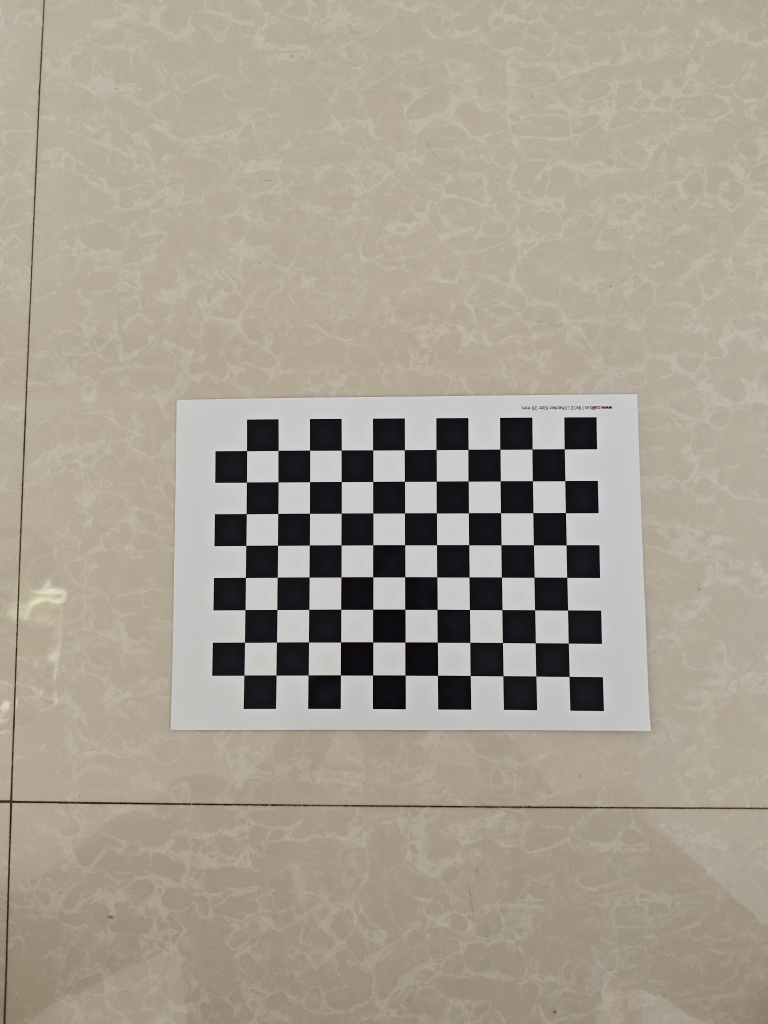
#> input picture pic/photo_calib/0.jpg, 3072 x 4096 px (shown at 1/4 size); its folder holds only this picture in this run
$ python run_calib.py
#> lines starting #> are read from the running program, lines starting #| are printed output that depends on the picture; long printed decimals are rounded
import os
import numpy as np
import cv2
import glob


def calib(inter_corner_shape, size_per_grid, img_dir, img_type):
    #计算内参和畸变系数，并返回内参矩阵和畸变系数矩阵
    # 计算反投影误差，评估结果好坏
    # criteria: only for subpix calibration, which is not used here.
    # criteria = (cv2.TERM_CRITERIA_EPS + cv2.TERM_CRITERIA_MAX_ITER, 30, 0.001)
#> called with inter_corner_shape = (11, 8), size_per_grid = 0.02, img_dir = '../pic/photo_calib', img_type = 'jpg'
    w, h = inter_corner_shape
    # cp_int: corner point in int form, save the coordinate of corner points in world space in 'int' form
    # like (0,0,0), (1,0,0), (2,0,0) ....,(10,7,0).
    cp_int = np.zeros((w * h, 3), np.float32)  # 返回来一个给定形状和类型的用0填充的数组  54行3列
    cp_int[:, :2] = np.mgrid[0:w, 0:h].T.reshape(-1, 2)  # 三维网格坐标划分  行2列

    # cp_world: corner point in world space, save the coordinate of corner points in world space.
    cp_world = cp_int * size_per_grid

    obj_points = []  # the points in world space
    img_points = []  # the points in image space (relevant to obj_points)
    images = glob.glob(img_dir + os.sep + '**.' + img_type)
    for fname in images:
        img = cv2.imread(fname)
#> img is the input picture: shape (4096, 3072, 3); mean B, G, R 145.3, 158.6, 166.9
        gray_img = cv2.cvtColor(img, cv2.COLOR_BGR2GRAY)
        # find the corners, cp_img: corner points in pixel space.
        ret, cp_img = cv2.findChessboardCorners(gray_img, (w, h), None)
#> ret = True; cp_img = 88 rows, first 8: [2277.5, 2706.7], [2144.5, 2705.4], [2012.9, 2704.3], [1882, 2703.4], [1751.6, 2702.3], [1621.6, 2701.8], [1492, 2701.5], [1362.8, 2700.9]
        # if ret is True, save.
        if ret == True:
            # cv2.cornerSubPix(gray_img,cp_img,(11,11),(-1,-1),criteria)
            obj_points.append(cp_world)
            img_points.append(cp_img)
            # view the corners
            cv2.drawChessboardCorners(img, (w, h), cp_img, ret)
            cv2.namedWindow('FoundCorners', cv2.WINDOW_NORMAL)
            cv2.resizeWindow("FoundCorners", 600, 600)  # 设置窗口大小
            cv2.imshow('FoundCorners', img)
            cv2.waitKey(1)
    cv2.destroyAllWindows()
    # calibrate the camera
    ret, mat_inter, coff_dis, v_rot, v_trans = cv2.calibrateCamera(obj_points, img_points, gray_img.shape[::-1],
                                                                   None,None)
#> ret = 0.381; mat_inter = [[2561.1, 0, 1545.1], [0, 2567.8, 2122.9], [0, 0, 1]]; coff_dis = [[0.159, -1.43, 0.00714, 0.000254, 5.6]]; v_rot = ([0.0402, 0.0765, 3.14],); v_trans = ([0.112, 0.0887, 0.396],)
    #    print(("ret:"), ret)
    print(("internal matrix:\n"), mat_inter)
#| internal matrix:
#|  [[2.56112670e+03 0.00000000e+00 1.54508987e+03]
#|  [0.00000000e+00 2.56776018e+03 2.12286906e+03]
#|  [0.00000000e+00 0.00000000e+00 1.00000000e+00]]
    # in the form of (k_1,k_2,p_1,p_2,k_3)
    print(("------------------------------------------------------------------"))
    print(("distortion cofficients:\n"), coff_dis)  # 畸变系数k1,k2,k3径向畸变系数, p1,p2是切向畸变系数。
#| distortion cofficients:
#|  [[ 1.59265855e-01 -1.43271626e+00  7.14029450e-03  2.54302538e-04
#|    5.59814809e+00]]
    print(("------------------------------------------------------------------"))
    print(("rotation vectors:\n"), v_rot)
#| rotation vectors:
#|  (array([[0.04023],
#|        [0.07652],
#|        [3.138]]),)
    print(("------------------------------------------------------------------"))
    print(("translation vectors:\n"), v_trans)
#| translation vectors:
#|  (array([[0.1118],
#|        [0.08867],
#|        [0.396]]),)
    print(("------------------------------------------------------------------"))
    # calculate the error of reproject
    # 反投影误差
    # 通过反投影误差，我们可以来评估结果的好坏。越接近0，说明结果越理想。
    # 通过之前计算的内参数矩阵、畸变系数、旋转矩阵和平移向量，使用cv2.projectPoints()计算三维点到二维图像的投影，
    # 然后计算反投影得到的点与图像上检测到的点的误差，最后计算一个对于所有标定图像的平均误差，这个值就是反投影误差
    total_error = 0
    for i in range(len(obj_points)):
        img_points_repro, _ = cv2.projectPoints(obj_points[i], v_rot[i], v_trans[i], mat_inter, coff_dis)
        error = cv2.norm(img_points[i], img_points_repro, cv2.NORM_L2) / len(img_points_repro)
        total_error += error
#> this loop made 1 pass
#> (error, total_error) on pass 1: (0.0406, 0.0406)
#> after the loop, total_error = 0.0406
    print(("Average Error of Reproject: "), total_error / len(obj_points))
#| Average Error of Reproject:  0.04058
    return mat_inter, coff_dis


def dedistortion(inter_corner_shape, img_dir, img_type, save_dir, mat_inter, coff_dis):
    # 对每张图像进行去畸变，并保存
    w, h = inter_corner_shape
    images = glob.glob(img_dir + os.sep + '**.' + img_type)
    for fname in images:
        img_name = fname.split(os.sep)[-1]
        img = cv2.imread(fname)
        # 计算最优的相机矩阵
        newcameramtx, roi = cv2.getOptimalNewCameraMatrix(mat_inter, coff_dis, (w, h), 1, (w, h))  # 自由比例参数
        # 对图像进行去畸变
        dst = cv2.undistort(img, mat_inter, coff_dis, None, newcameramtx)
        # 解包 roi(感兴趣区域)
        #x, y, roi_w, roi_h = roi
        # 根据roi裁剪图像
        #dst= dst[y:y + roi_h, x:x + roi_w]
        # 保存去畸变后的图像
        cv2.imwrite(save_dir + os.sep + img_name, dst)
    print('Dedistorted images have been saved to: %s successfully.' % save_dir)


if __name__ == '__main__':
    inter_corner_shape = (11, 8)
    size_per_grid = 0.02
    img_dir = "../pic/photo_calib"
    img_type = "jpg"
    # calibrate the camera
    mat_inter, coff_dis = calib(inter_corner_shape, size_per_grid, img_dir, img_type)
#> coff_dis = [[0.159, -1.43, 0.00714, 0.000254, 5.6]]
    # dedistort and save the dedistortion result.
    save_dir = "../pic/photo5-ch"
    if (not os.path.exists(save_dir)):
        os.makedirs(save_dir)
    dedistortion(inter_corner_shape, img_dir, img_type, save_dir, mat_inter, coff_dis)
#> in dedistortion, `newcameramtx, roi = cv2.getOptimalNewCameraMatrix(mat_inter, coff_dis,..`: newcameramtx = [[5445.9, 0, 571.3], [0, 2338.1, 340.1], [0, 0, 1]]; roi = (0, 0, 0, 0)
#> in dedistortion, `dst = cv2.undistort(img, mat_inter, coff_dis, None, newcameramtx)`:
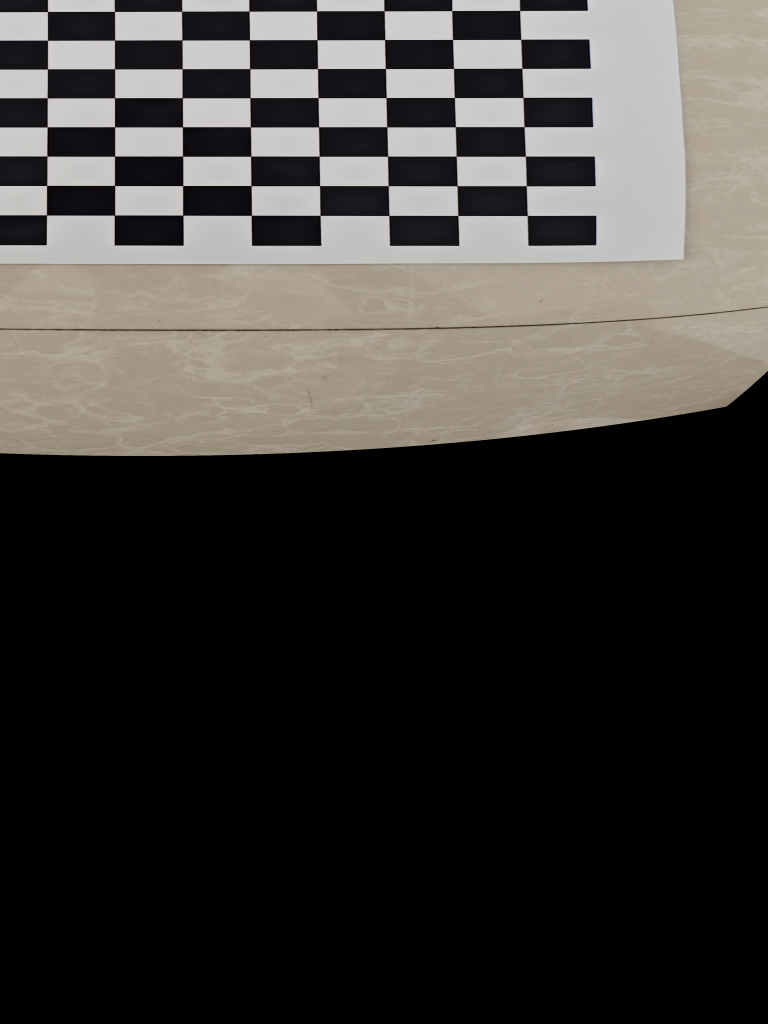
#> dst: shape (4096, 3072, 3) (shown at 1/4 size); mean B, G, R 56.8, 59.8, 62.2

$ run again, on pic/photo_calib/12.jpg
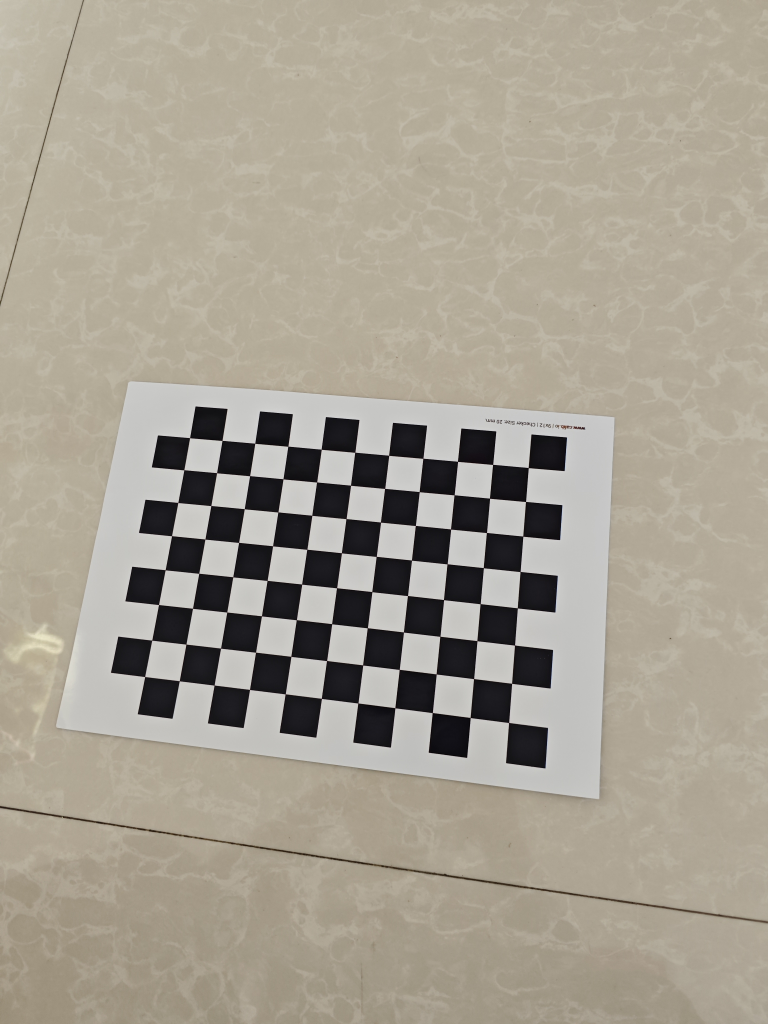
#> input picture pic/photo_calib/12.jpg, 3072 x 4096 px (shown at 1/4 size)
#> in calib, img is the input picture: shape (4096, 3072, 3); mean B, G, R 146.7, 160.4, 167.1
#> in calib, `ret, cp_img = cv2.findChessboardCorners(gray_img, (w, h), None)`: ret = True; cp_img = 88 rows, first 8: [2035.9, 2891.4], [1881.9, 2871.5], [1730.2, 2851.5], [1581.2, 2832.4], [1433.2, 2813.2], [1286.9, 2794.7], [1142.2, 2776.6], [999.6, 2759.4]
#> in calib, `ret, mat_inter, coff_dis, v_rot, v_trans = cv2.calibrateCamera(obj_poi..`: ret = 0.464; mat_inter = [[2578.4, 0, 1556.6], [0, 2574.9, 2137.3], [0, 0, 1]]; coff_dis = [[0.137, -0.874, 0.00497, -0.00124, 2.03]]; v_rot = ([-0.143, -0.294, -3.01],); v_trans = ([0.0627, 0.0986, 0.341],)
#| internal matrix:
#|  [[2.57838761e+03 0.00000000e+00 1.55662853e+03]
#|  [0.00000000e+00 2.57487246e+03 2.13731930e+03]
#|  [0.00000000e+00 0.00000000e+00 1.00000000e+00]]
#| distortion cofficients:
#|  [[ 1.36898898e-01 -8.74259650e-01  4.96776156e-03 -1.23589532e-03
#|    2.03398216e+00]]
#| rotation vectors:
#|  (array([[-0.1429],
#|        [-0.2943],
#|        [-3.015]]),)
#| translation vectors:
#|  (array([[0.06268],
#|        [0.09864 ],
#|        [0.3407  ]]),)
#> the loop in calib, `for i in range(len(obj_points)):` made 1 pass
#> (error, total_error) on pass 1: (0.0494, 0.0494)
#> after the loop in calib, `for i in range(len(obj_points)):`: total_error = 0.0494
#| Average Error of Reproject:  0.04945
#> `mat_inter, coff_dis = calib(inter_corner_shape, size_per_grid, img_dir..`: coff_dis = [[0.137, -0.874, 0.00497, -0.00124, 2.03]]
#> newcameramtx = [[3520.6, 0, 869], [0, 1397.4, 479.7], [0, 0, 1]]; roi = (0, 0, 0, 0)
#> in dedistortion, `dst = cv2.undistort(img, mat_inter, coff_dis, None, newcameramtx)`:
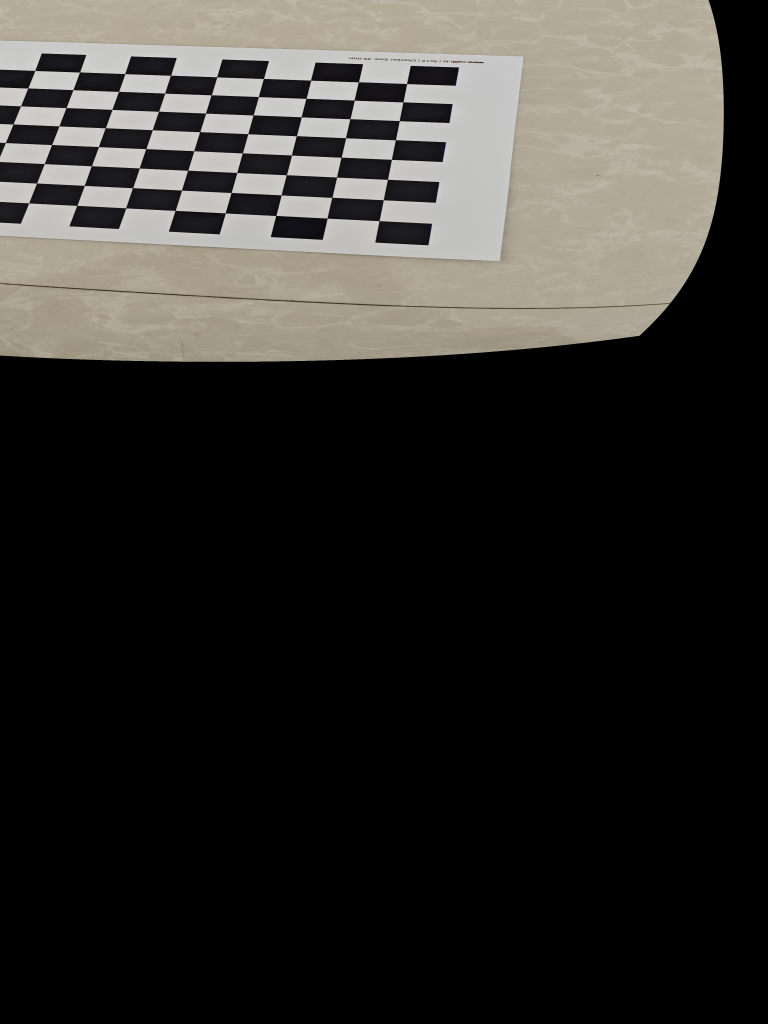
#> dst: shape (4096, 3072, 3) (shown at 1/4 size); mean B, G, R 44.9, 48.2, 49.9

$ run again, on pic/photo_calib/13.jpg
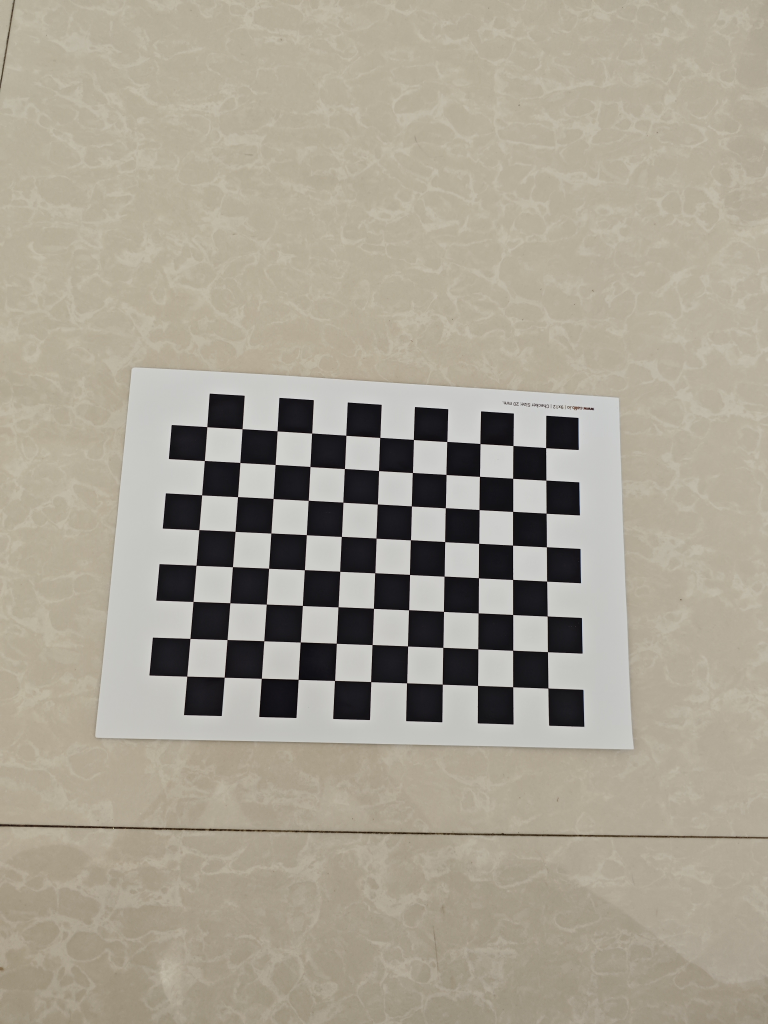
#> input picture pic/photo_calib/13.jpg, 3072 x 4096 px (shown at 1/4 size)
#> in calib, img is the input picture: shape (4096, 3072, 3); mean B, G, R 147.1, 161.5, 168
#> in calib, `gray_img = cv2.cvtColor(img, cv2.COLOR_BGR2GRAY)`:
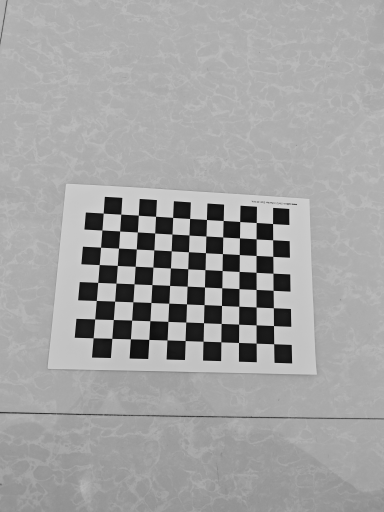
#> gray_img: shape (4096, 3072) (shown at 1/8 size); min 0, max 223, mean 161.7
#> in calib, `ret, cp_img = cv2.findChessboardCorners(gray_img, (w, h), None)`: ret = True; cp_img = 88 rows, first 8: [2192.6, 2753.5], [2052.2, 2748.4], [1911.5, 2742.7], [1770.4, 2737.7], [1627.9, 2732.5], [1484.1, 2727.7], [1339.9, 2723.4], [1194, 2718.5]
#> in calib, `ret, mat_inter, coff_dis, v_rot, v_trans = cv2.calibrateCamera(obj_poi..`: ret = 0.429; mat_inter = [[3204.2, 0, 1576.3], [0, 3224.9, 2100.2], [0, 0, 1]]; coff_dis = [[0.194, -1.71, 0.00581, 0.00347, 6.1]]; v_rot = ([0.158, -0.29, -3.08],); v_trans = ([0.0867, 0.0913, 0.457],)
#| internal matrix:
#|  [[3.20417936e+03 0.00000000e+00 1.57633008e+03]
#|  [0.00000000e+00 3.22490555e+03 2.10024814e+03]
#|  [0.00000000e+00 0.00000000e+00 1.00000000e+00]]
#| distortion cofficients:
#|  [[ 1.94418127e-01 -1.71356014e+00  5.81497983e-03  3.47114454e-03
#|    6.10426183e+00]]
#| rotation vectors:
#|  (array([[ 0.1579],
#|        [-0.2904],
#|        [-3.082]]),)
#| translation vectors:
#|  (array([[0.08666],
#|        [0.09132],
#|        [0.4567 ]]),)
#> the loop in calib, `for i in range(len(obj_points)):` made 1 pass
#> (error, total_error) on pass 1: (0.0458, 0.0458)
#> after the loop in calib, `for i in range(len(obj_points)):`: total_error = 0.0458
#| Average Error of Reproject:  0.04576
#> `mat_inter, coff_dis = calib(inter_corner_shape, size_per_grid, img_dir..`: coff_dis = [[0.194, -1.71, 0.00581, 0.00347, 6.1]]
#> newcameramtx = [[4008.8, 0, 957.6], [0, 1643.6, 521.9], [0, 0, 1]]; roi = (0, 0, 0, 0)
#> in dedistortion, `dst = cv2.undistort(img, mat_inter, coff_dis, None, newcameramtx)`:
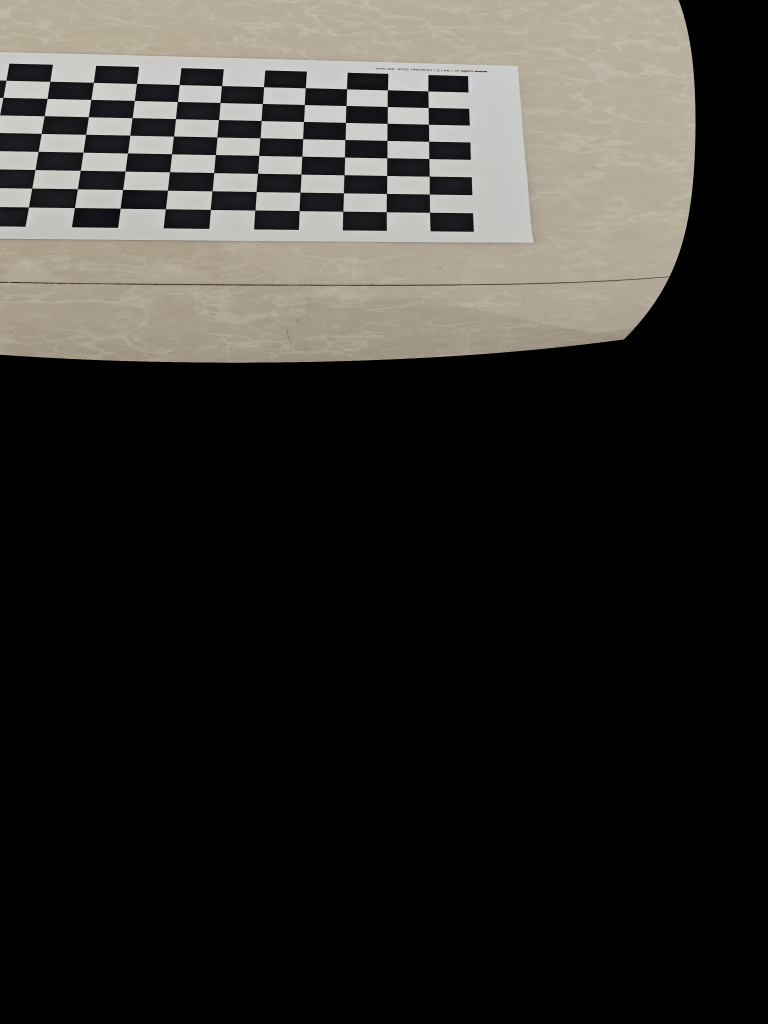
#> dst: shape (4096, 3072, 3) (shown at 1/4 size); mean B, G, R 43.5, 47, 48.6
